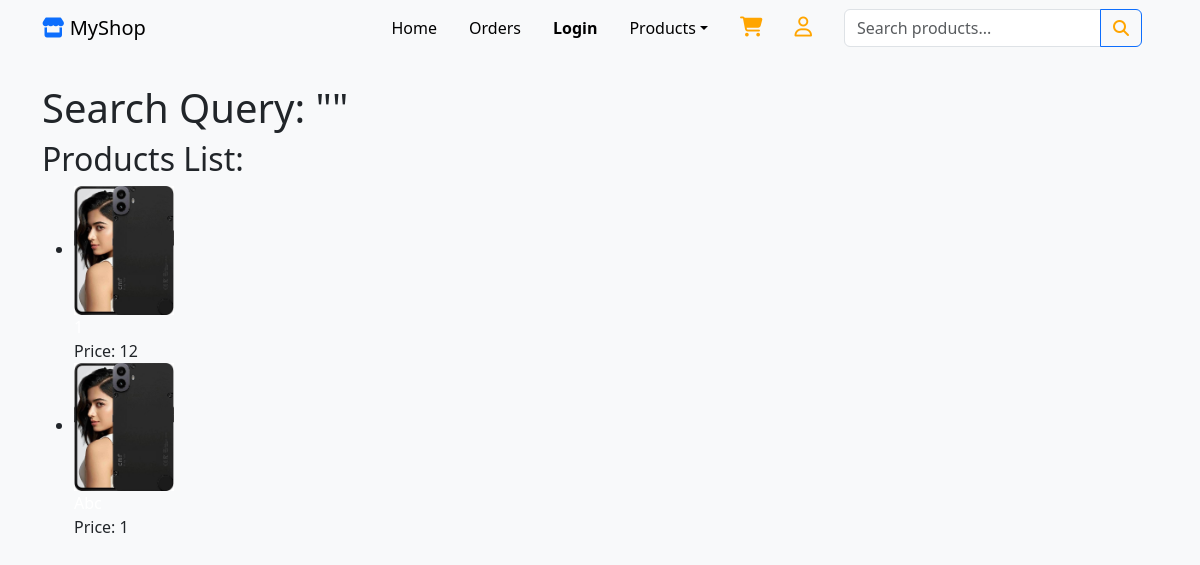
The app's page /search/ with its own data.
### app1/models.py (models this page shows)
class Product(models.Model):
    name = models.CharField(max_length=100)
    description = models.TextField()
    image = models.ImageField()
    price = models.CharField(max_length=100)
    STOCK = models.PositiveSmallIntegerField()
    Category = models.ForeignKey(Category,on_delete=models.CASCADE)
    is_approved = models.BooleanField(default=False)  # Admin approval required
    seller_email = models.EmailField(null=True, blank=True)  # Allow null values for migration
    def __str__(self):
        return self.name

### app1/views.py (the view)
# urls.py: path('search/', product_search, name='product_search'),
def product_search(request):
    searched = request.GET.get('q', '')  # Get search query
    products = Product.objects.filter(name__icontains=searched, is_approved=True)
    print("Products in Context:", products)  # Debugging line
    return render(request, 'search_results.html', {'products': products, 'searched': searched})

### app1/templates/search_results.html (shortened to what this page needs)
{% extends 'nav.html' %}
{% block content %}
<div class="container mt-4">
    <h1>Search Query: "{{ searched }}"</h1>
<h2>Products List:</h2>
<ul>
    {% for product in products %}
        <li>
            <a href="{% url 'products' product.id %}">
                <img src="{{ product.image.url }}" alt="{{ product.name }}" width="100">
                <br>{{ product.name }}
            </a>
            <br>Price: {{ product.price }}
        </li>
    {% empty %}
        <li>No products found.</li>
    {% endfor %}
</ul>
</div>
{% endblock %}

### static/css/ecom.css (style rules this page uses)
* { margin: 0; padding: 0; }
a { text-decoration: none !important; list-style: none; }
li > a { color: #fff; }

### app1/templates/search_results.html (style rules this page uses)
body { background-color: #f8f9fa; padding-top: 60px; }

### records on screen
Product: image (picture), price "12"
Product: image (picture), price "1"
